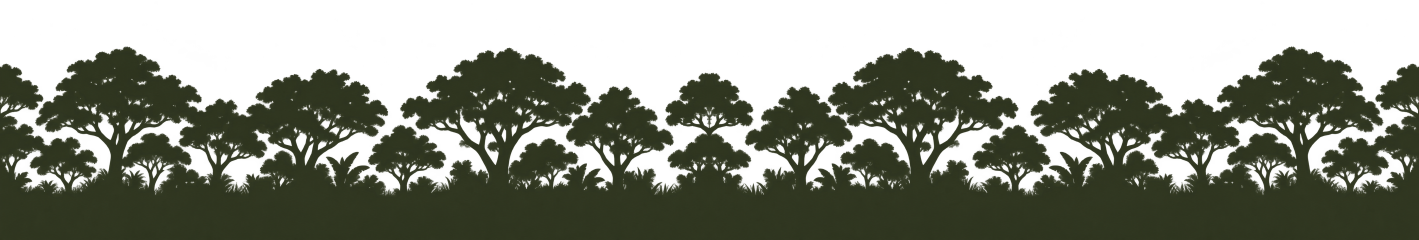
#> input picture assets/bicol_bg/Bicol_Forest_Layer1.png, 4256 x 720 px, given in place of mayon_volcano_golden_hour_1791206510632.jpg, which was not available (shown at 1/3 size)
$ python build_golden_ricefield_parallax.py
#> lines starting #> are read from the running program, lines starting #| are printed output that depends on the picture
#> in build_all_layers, l4_im is the input picture: PIL image 4256x720 RGBA; mean R, G, B, A 28.2, 32, 18.4, 139.5
import os
import math
import numpy as np
from PIL import Image, ImageFilter

W_TARGET = 4256
H_TARGET = 720

def remove_black_sky(im, threshold=16, feather_px=4):
    """
    Converts black background above the landscape to 100% alpha transparency
    using flood filling from the top and luminance thresholding.
    """
    arr = np.array(im.convert("RGBA"))
    h, w = arr.shape[:2]

    # Compute luminance
    lum = np.max(arr[:, :, :3], axis=2)

    # Find boundary: from top downwards, mark pixels that are black
    # Anything with lum <= threshold starting from top is sky
    alpha = np.ones((h, w), dtype=np.float32)

    # Simple column-wise scan: from top down to first non-black pixel
    for x in range(w):
        y_hit = 0
        for y in range(h):
            if lum[y, x] > threshold:
                y_hit = y
                break
        if y_hit > 0:
            alpha[:y_hit, x] = 0.0
            # Feather the transition
            for fy in range(min(feather_px, h - y_hit)):
                curr_y = y_hit + fy
                frac = float(fy + 1) / float(feather_px + 1)
                alpha[curr_y, x] = min(alpha[curr_y, x], frac)

    arr[:, :, 3] = np.clip(alpha * 255.0, 0, 255).astype(np.uint8)
    return Image.fromarray(arr)

def tile_seamless_cosine(im, target_w=W_TARGET, target_h=H_TARGET, repeats=3, blend_w=96):
    """
    Repeats the image horizontally with cosine edge blending to guarantee
    flawless, seamless wrapping during parallax scrolling.
    """
#> called with target_w = 4256, target_h = 720, repeats = 3, blend_w = 128
    single_w = int(math.ceil(target_w / float(repeats)))
    scaled_w = single_w + blend_w

    scaled = im.resize((scaled_w, target_h), Image.Resampling.LANCZOS)
    arr_s = np.array(scaled, dtype=np.float32)

    res = arr_s.copy()
    # Cosine blend weights
    t = (0.5 - 0.5 * np.cos(np.linspace(0, np.pi, blend_w))).reshape(1, blend_w, 1)

    for _ in range(repeats - 1):
        cur_h, cur_w = res.shape[:2]
        out_w = cur_w + scaled_w - blend_w
        out = np.zeros((cur_h, out_w, 4), dtype=np.float32)

        # Keep left non-blended part
        out[:, :cur_w - blend_w] = res[:, :cur_w - blend_w]

        # Blended seam zone
        left_overlap = res[:, cur_w - blend_w:]
        right_overlap = arr_s[:, :blend_w]

        a_left = left_overlap[:, :, 3:4] / 255.0
        a_right = right_overlap[:, :, 3:4] / 255.0

        comb_a = np.maximum(a_left, a_right)

        blended_rgb = left_overlap[:, :, :3] * (1.0 - t) + right_overlap[:, :, :3] * t

        blended = np.zeros((cur_h, blend_w, 4), dtype=np.float32)
        blended[:, :, :3] = blended_rgb
        blended[:, :, 3:4] = comb_a * 255.0

        out[:, cur_w - blend_w:cur_w] = blended
        out[:, cur_w:] = arr_s[:, blend_w:]
        res = out
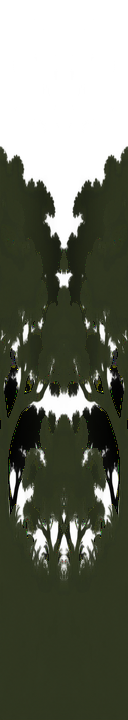
#> blended: shape (720, 128, 4) float32; mean R, G, B, A 30.3, 34.6, 19.8, 175.2; transparent parts drawn white
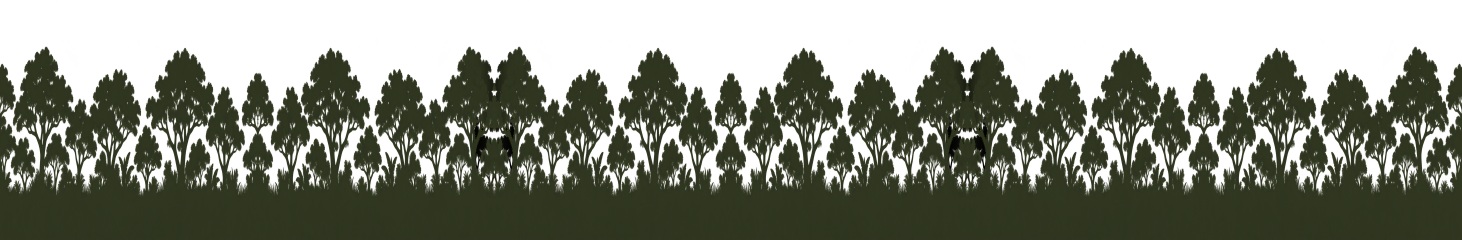
#> out: shape (720, 4385, 4) float32 (shown at 1/3 size); mean R, G, B, A 28.1, 31.9, 18.4, 142; transparent parts drawn white

    final_img = Image.fromarray(np.clip(res, 0, 255).astype(np.uint8))
    # Resize to exact target dimensions
    return final_img.resize((target_w, target_h), Image.Resampling.LANCZOS)

def build_all_layers(brain_dir, out_dir):
    os.makedirs(out_dir, exist_ok=True)

    # 1. Layer 4: Distant Mount Mayon Volcano & Sky
    l4_src = os.path.join(brain_dir, "mayon_volcano_golden_hour_1791206510632.jpg")
    print(f"Processing Layer 4 from {l4_src}...")
    l4_im = Image.open(l4_src).convert("RGBA")
    l4_out = tile_seamless_cosine(l4_im, repeats=3, blend_w=128)
    l4_path = os.path.join(out_dir, "Rice_Field_Layer4.png")
    l4_out.save(l4_path, "PNG")
    print(f"Saved Layer 4: {l4_path} ({l4_out.size})")
#| Saved Layer 4: assets/bicol_bg/Rice_Field_Layer4.png ((4256, 720))

    # 2. Layer 3: Distant Stepped Rice Terraces & Rolling Hills
    l3_src = os.path.join(brain_dir, "rice_terraces_layer_3_1791206535074.jpg")
    print(f"Processing Layer 3 from {l3_src}...")
    l3_im = Image.open(l3_src)
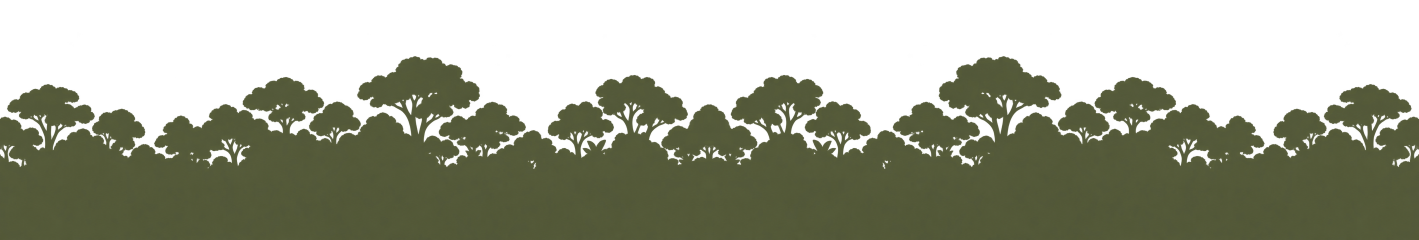
#> input picture assets/bicol_bg/Bicol_Forest_Layer2.png, 4256 x 720 px, given in place of rice_terraces_layer_3_1791206535074.jpg, which was not available (shown at 1/3 size)
#> l3_im is the input picture: PIL image 4256x720 RGBA; mean R, G, B, A 48.5, 51.6, 32.5, 140.3
    l3_clean = remove_black_sky(l3_im, threshold=16, feather_px=6)
#> after the loop in remove_black_sky, `for x in range(w):`:
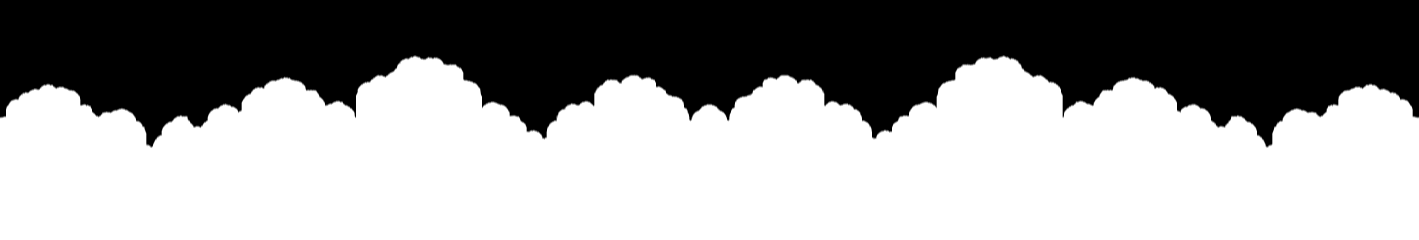
#> alpha: shape (720, 4256) float32 (shown at 1/3 size); min 0, max 1, mean 0.595
    l3_out = tile_seamless_cosine(l3_clean, repeats=3, blend_w=96)
#> call 2 of tile_seamless_cosine, with target_w = 4256, target_h = 720, repeats = 3, blend_w = 96
#> the loop in tile_seamless_cosine (call 2), `for _ in range(repeats - 1):` made 2 passes
#> pass 1, in tile_seamless_cosine (call 2), `a_right = right_overlap[:, :, 3:4] / 255.0`:
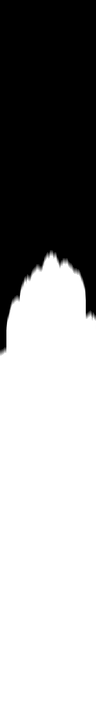
#> a_right: shape (720, 96, 1) float32; min 0, max 1, mean 0.605
#> after the loop in tile_seamless_cosine (call 2), `for _ in range(repeats - 1):`:
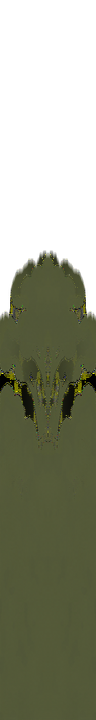
#> blended: shape (720, 96, 4) float32; mean R, G, B, A 50.9, 54, 33.7, 157.2; transparent parts drawn white
#> after the loop in tile_seamless_cosine (call 2), `for _ in range(repeats - 1):`:
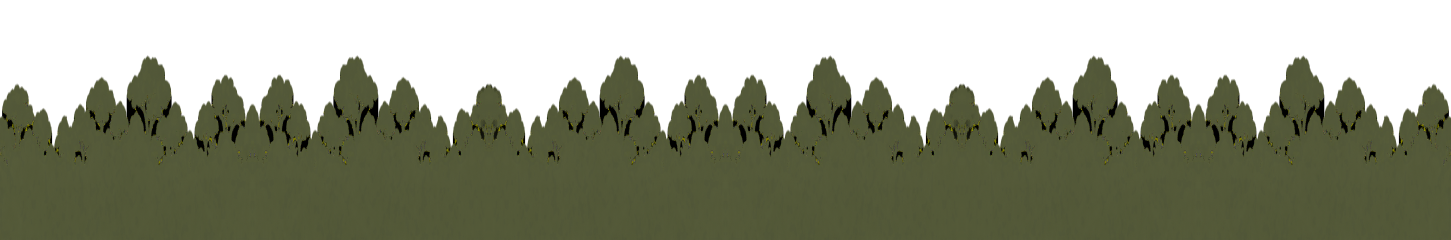
#> out: shape (720, 4353, 4) float32 (shown at 1/3 size); mean R, G, B, A 48.1, 52, 32.4, 152.4; transparent parts drawn white
    l3_path = os.path.join(out_dir, "Rice_Field_Layer3.png")
    l3_out.save(l3_path, "PNG")
    print(f"Saved Layer 3: {l3_path} ({l3_out.size})")
#| Saved Layer 3: assets/bicol_bg/Rice_Field_Layer3.png ((4256, 720))

    # 3. Layer 2: Midground Rice Paddies, Coconut Palms & Bahay Kubo
    l2_src = os.path.join(brain_dir, "ricefield_layer_2_midground_1791206555019.jpg")
    print(f"Processing Layer 2 from {l2_src}...")
    l2_im = Image.open(l2_src)
    l2_clean = remove_black_sky(l2_im, threshold=16, feather_px=5)
    l2_out = tile_seamless_cosine(l2_clean, repeats=3, blend_w=96)
    l2_path = os.path.join(out_dir, "Rice_Field_Layer2.png")
    l2_out.save(l2_path, "PNG")
    print(f"Saved Layer 2: {l2_path} ({l2_out.size})")
#| Saved Layer 2: assets/bicol_bg/Rice_Field_Layer2.png ((4256, 720))

    # 4. Layer 1: Near Midground Rice Stalks, Talahib Grass & Taro Leaves
    l1_src = os.path.join(brain_dir, "ricefield_layer_1_foreground_1791206588538.jpg")
    print(f"Processing Layer 1 from {l1_src}...")
#> (the run stopped early here; a loop or call above may not have finished)
